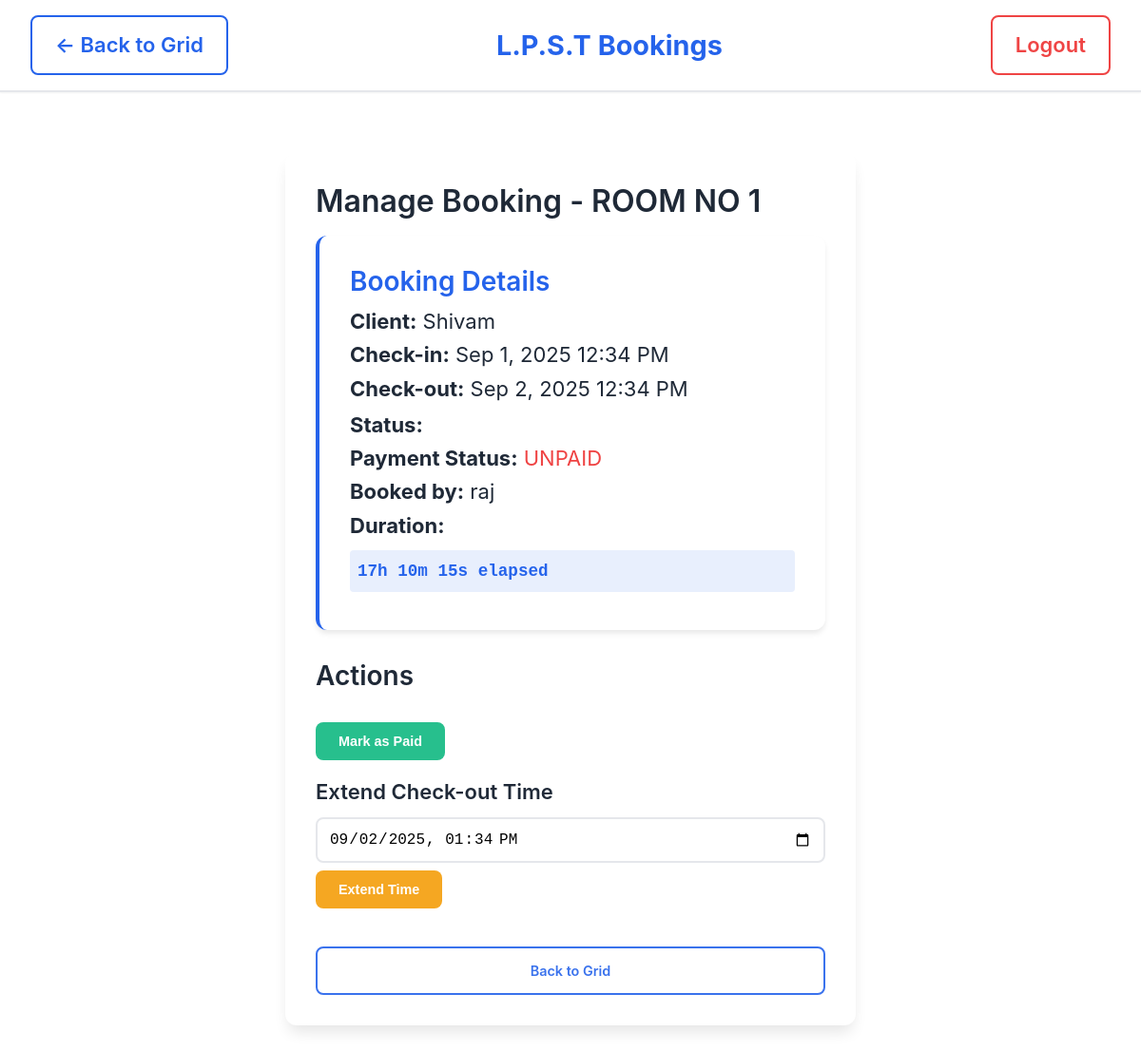
The app's page /booking_manage.php?id=35 (signed in) with its own data.
### tables this page shows
CREATE TABLE `bookings` (
  `id` int(11) NOT NULL,
  `resource_id` int(11) NOT NULL,
  `client_name` varchar(255) NOT NULL,
  `client_mobile` varchar(15) NOT NULL,
  `client_aadhar` varchar(20) DEFAULT NULL,
  `client_license` varchar(20) DEFAULT NULL,
  `receipt_number` varchar(100) DEFAULT NULL,
  `payment_mode` enum('ONLINE','OFFLINE') DEFAULT 'OFFLINE',
  `check_in` datetime NOT NULL,
  `check_out` datetime NOT NULL,
  `actual_check_in` datetime DEFAULT NULL,
  `actual_check_out` datetime DEFAULT NULL,
  `status` enum('BOOKED','PENDING','COMPLETED','ADVANCED_BOOKED','PAID') DEFAULT 'BOOKED',
  `auto_checkout` tinyint(1) DEFAULT 0,
  `checkout_date` datetime DEFAULT NULL,
  `booked_by_admin` int(11) DEFAULT NULL,
  `booking_type` enum('regular','advanced') DEFAULT 'regular',
  `advance_date` date DEFAULT NULL,
  `advance_payment_mode` enum('ONLINE','OFFLINE') DEFAULT NULL,
  `admin_id` int(11) NOT NULL,
  `is_paid` tinyint(1) DEFAULT 0,
  `total_amount` decimal(10,2) DEFAULT 0.00,
  `payment_notes` text DEFAULT NULL,
  `duration_minutes` int(11) DEFAULT 0,
  `sms_sent` tinyint(1) DEFAULT 0,
  `created_at` timestamp NULL DEFAULT current_timestamp(),
  `updated_at` timestamp NULL DEFAULT current_timestamp() ON UPDATE current_timestamp(),
  `auto_checkout_processed` tinyint(1) DEFAULT 0,
  `actual_checkout_date` date DEFAULT NULL,
  `actual_checkout_time` time DEFAULT NULL
);

CREATE TABLE `resources` (
  `id` int(11) NOT NULL,
  `type` enum('room','hall') NOT NULL,
  `identifier` varchar(50) NOT NULL,
  `display_name` varchar(100) NOT NULL,
  `custom_name` varchar(100) DEFAULT NULL,
  `is_active` tinyint(1) DEFAULT 1,
  `created_at` timestamp NULL DEFAULT current_timestamp(),
  `updated_at` timestamp NULL DEFAULT current_timestamp() ON UPDATE current_timestamp()
);

CREATE TABLE `users` (
  `id` int(11) NOT NULL,
  `username` varchar(50) NOT NULL,
  `password` varchar(255) NOT NULL,
  `role` enum('OWNER','ADMIN') NOT NULL,
  `created_at` timestamp NULL DEFAULT current_timestamp(),
  `updated_at` timestamp NULL DEFAULT current_timestamp() ON UPDATE current_timestamp()
);

### booking_manage.php (the view, shortened to what this page needs)
<?php
$database = new Database();
$pdo = $database->getConnection();
$bookingId = $_GET['id'] ?? '';
$stmt = $pdo->prepare("
    SELECT b.*, r.display_name, r.type, r.identifier, u.username as admin_name
    FROM bookings b
    JOIN resources r ON b.resource_id = r.id
    JOIN users u ON b.admin_id = u.id
    WHERE b.id = ?
");
$stmt->execute([$bookingId]);
$booking = $stmt->fetch();
?>
<!DOCTYPE html>
<html lang="en">
<head>
    <link rel="stylesheet" href="assets/style.css">
</head>
<body>
    <nav class="top-nav">
        <div class="nav-links">
            <a href="grid.php" class="nav-button">← Back to Grid</a>
        </div>
        <a href="/" class="nav-brand">L.P.S.T Bookings</a>
        <div class="nav-links">
            <a href="logout.php" class="nav-button danger">Logout</a>
        </div>
    </nav>
    <div class="container">
        <div class="form-container">
            <h2>Manage Booking - <?= htmlspecialchars($booking['display_name']) ?></h2>
            <div class="dashboard-card" style="margin-bottom: 2rem;">
                <h3>Booking Details</h3>
                <p><strong>Client:</strong> <?= htmlspecialchars($booking['client_name']) ?></p>
                <p><strong>Check-in:</strong> <?= date('M j, Y g:i A', strtotime($booking['check_in'])) ?></p>
                <p><strong>Check-out:</strong> <?= date('M j, Y g:i A', strtotime($booking['check_out'])) ?></p>
                <p><strong>Status:</strong>
                    <span class="status-badge status-<?= strtolower($booking['status']) ?>">
                    </span>
                </p>
                <p><strong>Payment Status:</strong>
                    <span style="color: <?= $booking['is_paid'] ? 'var(--success-color)' : 'var(--danger-color)' ?>">
                        <?= $booking['is_paid'] ? 'PAID' : 'UNPAID' ?>
                    </span>
                </p>
                <p><strong>Booked by:</strong> <?= htmlspecialchars($booking['admin_name']) ?></p>
                <p><strong>Duration:</strong>
                    <div class="live-counter" data-checkin="<?= $booking['check_in'] ?>">
                    </div>
                </p>
            </div>
            <div style="display: grid; gap: 1rem;">
                <h3>Actions</h3>
                <?php if (!$booking['is_paid']): ?>
                    <form method="POST" style="display: inline;">
                        <button type="submit" class="btn btn-success">Mark as Paid</button>
                    </form>
                <?php endif; ?>
                <div class="form-group">
                    <form method="POST">
                        <label for="new_checkout" class="form-label">Extend Check-out Time</label>
                        <input type="datetime-local" id="new_checkout" name="new_checkout" class="form-control"
                               value="<?= date('Y-m-d\TH:i', strtotime($booking['check_out'] . ' +1 hour')) ?>">
                        <button type="submit" class="btn btn-warning" style="margin-top: 0.5rem;">Extend Time</button>
                    </form>
                </div>
                <a href="grid.php" class="btn btn-outline">Back to Grid</a>
            </div>
        </div>
    </div>
</body>
</html>

### assets/style.css (style rules this page uses)
:root { --primary-color: #2563eb; --success-color: #10b981; --danger-color: #ef4444; --warning-color: #f59e0b; --dark-color: #1f2937; --light-color: #f9fafb; --border-color: #e5e7eb; --shadow-sm: 0 1px 2px 0 rgb(0 0 0 / 0.05); --shadow-md: 0 4px 6px -1px rgb(0 0 0 / 0.1); --shadow-lg: 0 10px 15px -3px rgb(0 0 0 / 0.1); --transition: all 0.3s ease; }
* { margin: 0; padding: 0; box-sizing: border-box; }
body { font-family: 'Inter', 'Segoe UI', Tahoma, Geneva, Verdana, sans-serif; font-size: 22px; line-height: 1.6; background-color: white; color: var(--dark-color); }
h1, h2, h3, h4, h5, h6 { font-weight: 600; line-height: 1.2; margin-bottom: 1rem; }
h2 { font-size: 2rem; }
h3 { font-size: 1.75rem; }
.top-nav { position: sticky; top: 0; z-index: 1000; background: white; border-bottom: 2px solid var(--border-color); padding: 1rem 2rem; display: flex; justify-content: space-between; align-items: center; box-shadow: var(--shadow-sm); }
.nav-brand { font-size: 1.8rem; font-weight: 700; color: var(--primary-color); text-decoration: none; flex: 1; text-align: center; }
.nav-links { display: flex; gap: 1rem; }
.nav-button { padding: 0.75rem 1.5rem; border: 2px solid var(--primary-color); background: white; color: var(--primary-color); text-decoration: none; border-radius: 8px; font-weight: 600; transition: var(--transition); }
.nav-button.danger { border-color: var(--danger-color); color: var(--danger-color); }
.container { max-width: 1400px; margin: 0 auto; padding: 2rem; }
.status-badge { position: static; display: inline-block; padding: 0.25rem 0.5rem; border-radius: 4px; font-size: 14px; font-weight: 600; text-transform: uppercase; background: rgba(255, 255, 255, 0.2); color: white; margin-top: 0.5rem; }
.btn { padding: 0.75rem 1.5rem; border: none; border-radius: 8px; font-size: 0.9rem; font-weight: 600; cursor: pointer; text-decoration: none; display: inline-block; text-align: center; transition: var(--transition); opacity: 0.9; }
.btn-success { background: var(--success-color); color: white; }
.btn-warning { background: var(--warning-color); color: white; }
.btn-outline { background: transparent; border: 2px solid var(--primary-color); color: var(--primary-color); font-weight: 600; }
.form-container { max-width: 600px; margin: 2rem auto; background: white; padding: 2rem; border-radius: 12px; box-shadow: var(--shadow-lg); }
.form-group { margin-bottom: 1.5rem; }
.form-label { display: block; margin-bottom: 0.5rem; font-weight: 600; color: var(--dark-color); }
.form-control { width: 100%; padding: 0.75rem; border: 2px solid var(--border-color); border-radius: 8px; font-size: 1rem; transition: var(--transition); }
.dashboard-card { background: white; padding: 2rem; border-radius: 12px; box-shadow: var(--shadow-md); border-left: 4px solid var(--primary-color); }
.dashboard-card h3 { color: var(--primary-color); margin-bottom: 0.5rem; }
.live-counter { font-family: 'Courier New', monospace; font-size: 1.1rem; font-weight: 600; color: var(--primary-color); background: rgba(37, 99, 235, 0.1); padding: 0.5rem; border-radius: 4px; margin: 0.5rem 0; }

### records on screen
bookings: resource.display_name "ROOM NO 1", client_name "Shivam", check_in "Sep 1, 2025 12:34 PM", check_out "Sep 2, 2025 12:34 PM", admin.username "raj", new_checkout "09/02/2025 13:34"
